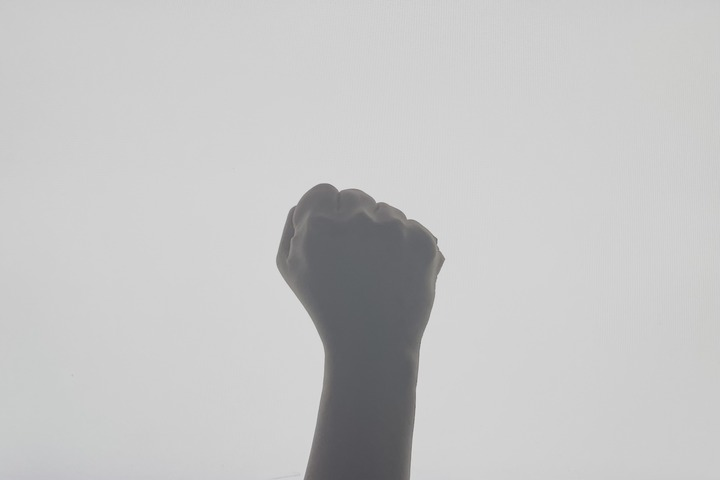
#> input picture Attempt4/Photos/fist center.jpg, 720 x 480 px, found by its file name
$ python main.py
#> lines starting #> are read from the running program, lines starting #| are printed output that depends on the picture; after the words box and inside, x2 and y2 are one past the last pixel; in counts of white or black regions, pixels touching at a corner belong together
import cv2
import numpy as np

img = cv2.imread('fist center.jpg', cv2.IMREAD_GRAYSCALE)                                      #replace "fist cener" with whatever file you please
#> img: shape (480, 720); min 78, max 223, mean 197.2
_, threshold = cv2.threshold(img, 158, 255, cv2.THRESH_BINARY)                                 #uses threshold to bring colors above/below 158 to white/black respectively
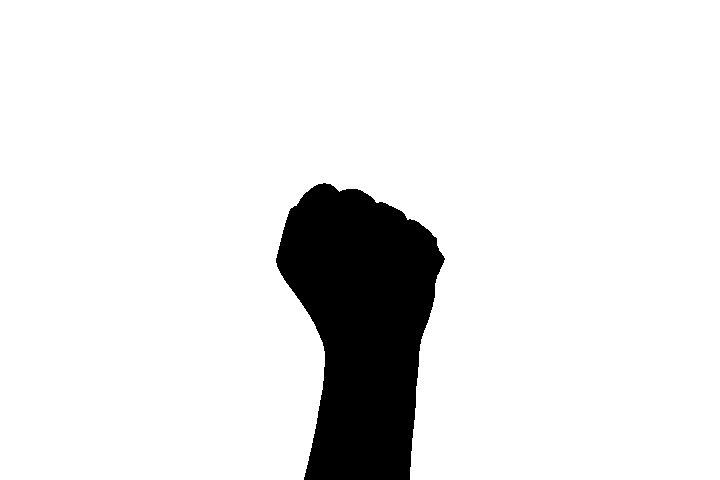
#> threshold: shape (480, 720); 90.3% white; 1 black region
contours, _ = cv2.findContours(threshold, cv2.RETR_TREE, cv2.CHAIN_APPROX_SIMPLE)              #extracts contours for each of the binary shapes given to us by thresholding
#> contours = 1 contour; box (x1, y1, x2, y2) and area: (0, 0, 720, 480) 310758

output = [ ]                                                                                   #prepare array to hold each shape the contour function will spit out
skip = False                                                                                   #used later to keep null images from being locationally classified

for cnt in contours:                                                                           #CONTOUR CREATOR
    approx = cv2.approxPolyDP(cnt, 0.00001*cv2.arcLength(cnt, True), True)
    cv2.drawContours(img, [approx], 0, (0), 5)
    output.append(len(approx))                                                                 #for every shape found, append its contour quantity to the array called "output"
#> this loop made 1 pass
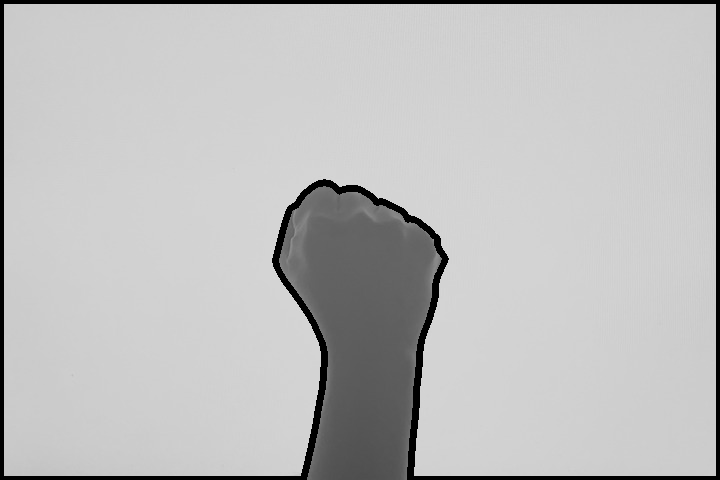
#> img: shape (480, 720); min 0, max 221, mean 189.5
#> after the loop, output = [309]

# in solid shapes like FIST and SPLAY, only one shape is recognized by contours,
# which means the output array will only contain one value. In PALMS, the smidge of light
# between the fingers creates another shape, which means the output array for PALMS will
# have more than one value. This phenomena is what I'm referencing in the if-condition
# below.

if len(output) < 2:                                                                            #TYPE CLASSIFIER
    vert = output[0]                                                                           #variable "vert" = no. of vertices in the first/only shape in the output list
#> vert = 309
    if (100 <= vert <= 450):                                                                   #fists = commonly between 100 and 450 vertices
         print("fist")
    elif (451 <= vert <= 850):                                                                 #splay = commonly between 451 and 850 vertices
         print("splay")
    elif vert < 100:                                                                           #null always has at least 4 vertices because of the corners of the photos
         print("null")
         skip = True                                                                           #"skip" boolean comes into play, here
else:
     print ("palm")                                                                            #if there's more than one entry in the output array, must be a palm


# as seen below, since some palms/splays in the bottom half of the screen would extend past
# the true middle of the screen, becoming present in more than one quadrant,
# I had to make the divider between the top and bottom
# be a hard-coded number that's closer to the top of the screen than it is from the
# bottom. Thus, 200 pixels was chosen, as it falls right above the finegrtips of
# bottom-positioned palms/splays.

(h, w) = threshold.shape[:2]
#> h = 480; w = 720
belt = 200                                                                                     #value for pixel height for the "belt" dividing top and bottom halves of screen

topLeft = threshold[0:belt, 0:360]                                                             #the bounds for each quadrant of the frame
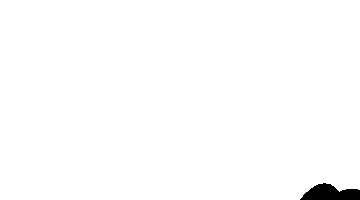
#> topLeft: shape (200, 360); 99% white; 1 black region, box (x1, y1, x2, y2) and area: (300, 183, 360, 200) 692
topRight = threshold[0:belt, 360:w]
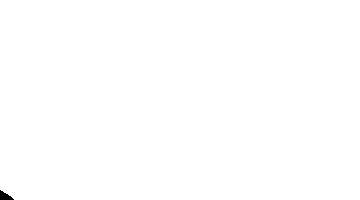
#> topRight: shape (200, 360); 99.9% white; 1 black region, box (x1, y1, x2, y2) and area: (0, 190, 14, 200) 81
bottomLeft = threshold[belt:h, 0:360]
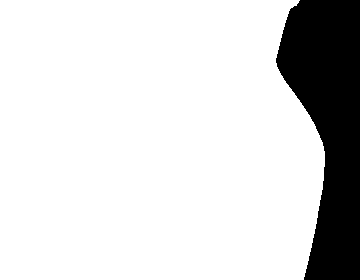
#> bottomLeft: shape (280, 360); 84.7% white; 1 black region, box (x1, y1, x2, y2) and area: (276, 0, 360, 280) 15393
bottomRight = threshold[belt:h, 360:w]
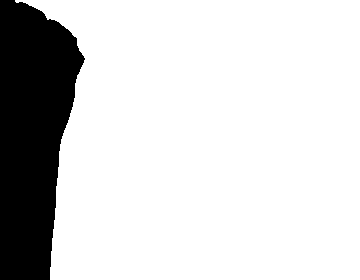
#> bottomRight: shape (280, 360); 82.9% white; 1 black region, box (x1, y1, x2, y2) and area: (0, 0, 85, 280) 17196

tl = np.sum(topLeft == 0)                                                                      # COUNT THE NUMBER OF BLACK PIXELS
#> tl = 692
tr = np.sum(topRight == 0)                                                                     #whatever quadrant had black pixels contained the hand.
#> tr = 81
bl = np.sum(bottomLeft == 0)
#> bl = 15393
br = np.sum(bottomRight == 0)
#> br = 17196
                                                                                               #DETERMINE LOCATION
if (not skip):                                                                                 #skip used to eliminate "null" pics from continuing to this part.

     if (tl and br):                                                                           #if in two diagonal blocks, it had to be in the center.
          print ("center")
     elif (bl and tl):                                                                         #whatever quadrant had black pixels contained the hand.
          print("top left")
     elif (bl and not tl):
          print("bottom left")
     elif (br and tr):
          print("top right")
     elif (br and not tr):
          print("bottom right")

cv2.imshow('Threshold', threshold)
# cv2.imshow('Contours', img)                                                                  #feel free to run this line if you want to see the OG image + contour outline
cv2.waitKey(0)
cv2.destroyAllWindows()

$ run again, with Attempt4/Photos/egde5a.jpg copied over Attempt4/Photos/fist center.jpg
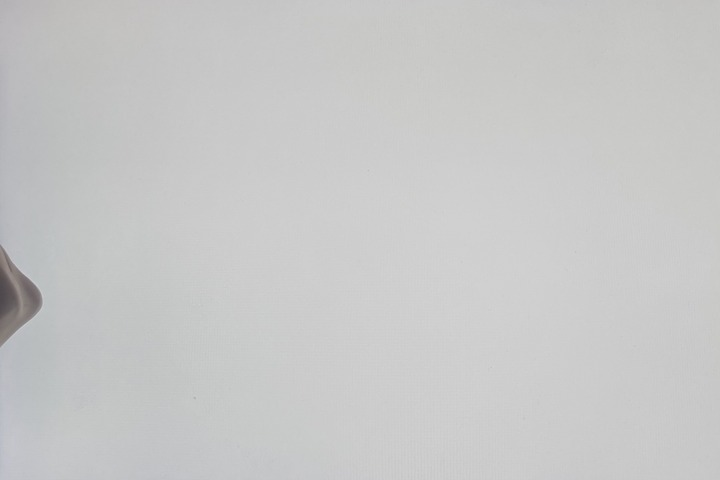
#> input picture Attempt4/Photos/egde5a.jpg, 720 x 480 px, found by its file name
#> `_, threshold = cv2.threshold(img, 158, 255, cv2.THRESH_BINARY)`:
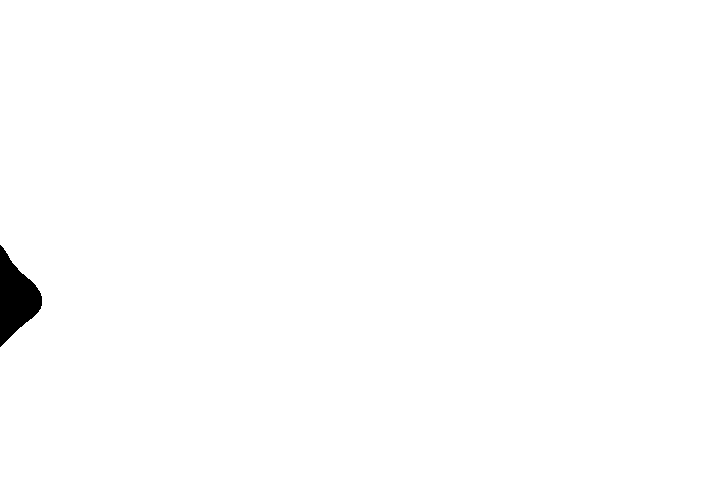
#> threshold: shape (480, 720); 99.3% white; 1 black region
#> contours = 1 contour; box (x1, y1, x2, y2) and area: (0, 0, 720, 480) 342004
#> the loop `for cnt in contours:` made 1 pass
#> after the loop `for cnt in contours:`: output = [44]
#> vert = 44
#> topLeft: shape (200, 360); every value is 255
#> `bottomLeft = threshold[belt:h, 0:360]`:
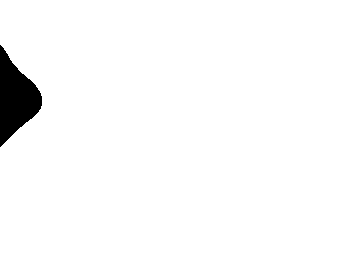
#> bottomLeft: shape (280, 360); 97.6% white; 1 black region, box (x1, y1, x2, y2) and area: (0, 45, 42, 147) 2395
#> bottomRight: shape (280, 360); every value is 255
#> tl = 0
#> bl = 2395
#> br = 0
